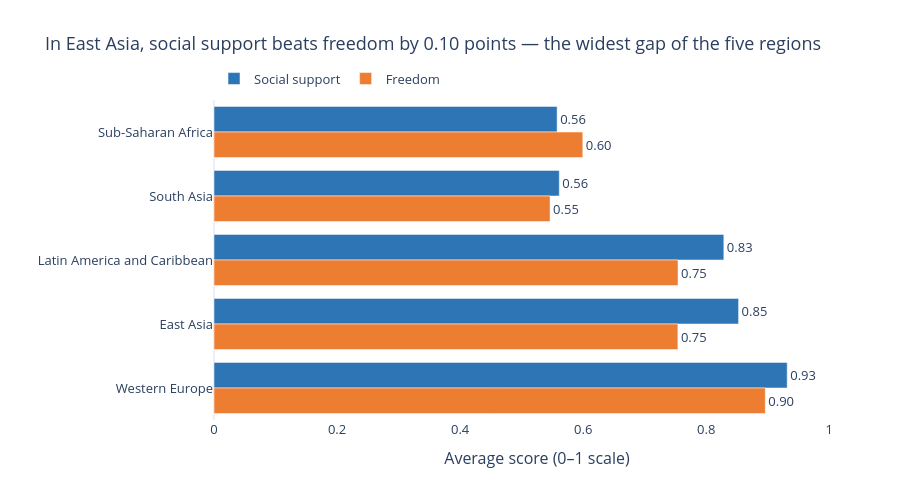

Write notebook code for a chart like this one.
### Code cell
long_df = region_factors.melt(id_vars='Region', value_vars=factors,
                              var_name='Factor', value_name='Score')

long_df['Factor'] = long_df['Factor'].replace({'Social_Support': 'Social support',
                                               'Freedom': 'Freedom'})

biggest = region_factors.loc[region_factors['Gap'].idxmax()]
title = (f"In {biggest['Region']}, social support beats freedom by {biggest['Gap']:.2f} points "
         f"— the widest gap of the five regions")
fig = px.bar(
    long_df,
    x='Score', y='Region',                 
    color='Factor',                        
    barmode='group',                       
    orientation='h',
    text='Score',                          
    color_discrete_map={'Social support': '#2E75B6',   
                        'Freedom': '#ED7D31'},         
    category_orders={'Region': region_factors['Region'].tolist()}, 
    labels={'Score': 'Average score (0–1 scale)', 'Region': ''},
    title=title,
    template='plotly_white',               
    height=500,
)
fig.update_traces(texttemplate='%{text:.2f}', textposition='outside')

fig.update_layout(
    font=dict(size=13),
    xaxis=dict(range=[0, 1.05],            
               showgrid=False),
    yaxis=dict(autorange='reversed',       
               showgrid=False),
    legend=dict(title='', orientation='h', 
                yanchor='bottom', y=1.02, xanchor='left', x=0),
    margin=dict(r=40),
)

fig.show()

### Figure 1 — Plotly figure (JSON) as saved in the notebook; plotly's stock layout.template omitted (floating-point values rounded to 4 significant figures)
{"data": [{"alignmentgroup": "True", "hovertemplate": "Factor=Social support<br>Average score (0–1 scale)=%{text}<br>=%{y}<extra></extra>", "legendgroup": "Social support", "marker": {"color": "#2E75B6", "pattern": {"shape": ""}}, "name": "Social support", "offsetgroup": "Social support", "orientation": "h", "showlegend": true, "text": [0.9317, 0.8527, 0.8287, 0.5613, 0.5577], "textposition": "outside", "texttemplate": "%{text:.2f}", "type": "bar", "x": [0.9317, 0.8527, 0.8287, 0.5613, 0.5577], "xaxis": "x", "y": ["Western Europe", "East Asia", "Latin America and Caribbean", "South Asia", "Sub-Saharan Africa"], "yaxis": "y"}, {"alignmentgroup": "True", "hovertemplate": "Factor=Freedom<br>Average score (0–1 scale)=%{text}<br>=%{y}<extra></extra>", "legendgroup": "Freedom", "marker": {"color": "#ED7D31", "pattern": {"shape": ""}}, "name": "Freedom", "offsetgroup": "Freedom", "orientation": "h", "showlegend": true, "text": [0.8961, 0.754, 0.7542, 0.5463, 0.5994], "textposition": "outside", "texttemplate": "%{text:.2f}", "type": "bar", "x": [0.8961, 0.754, 0.7542, 0.5463, 0.5994], "xaxis": "x", "y": ["Western Europe", "East Asia", "Latin America and Caribbean", "South Asia", "Sub-Saharan Africa"], "yaxis": "y"}], "layout": {"barmode": "group", "font": {"size": 13}, "height": 500, "legend": {"orientation": "h", "title": {"text": ""}, "tracegroupgap": 0, "x": 0, "xanchor": "left", "y": 1.02, "yanchor": "bottom"}, "margin": {"r": 40}, "title": {"text": "In East Asia, social support beats freedom by 0.10 points — the widest gap of the five regions"}, "xaxis": {"anchor": "y", "domain": [0, 1], "range": [0, 1.05], "showgrid": false, "title": {"text": "Average score (0–1 scale)"}}, "yaxis": {"anchor": "x", "autorange": "reversed", "categoryarray": ["Sub-Saharan Africa", "South Asia", "Latin America and Caribbean", "East Asia", "Western Europe"], "categoryorder": "array", "domain": [0, 1], "showgrid": false, "title": {"text": ""}}}}
